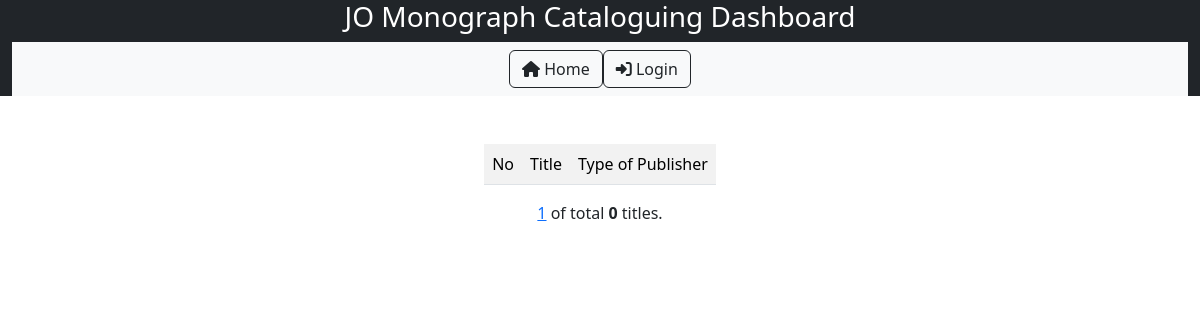
Page /detail_publisher/Government/ on the earlier database version.
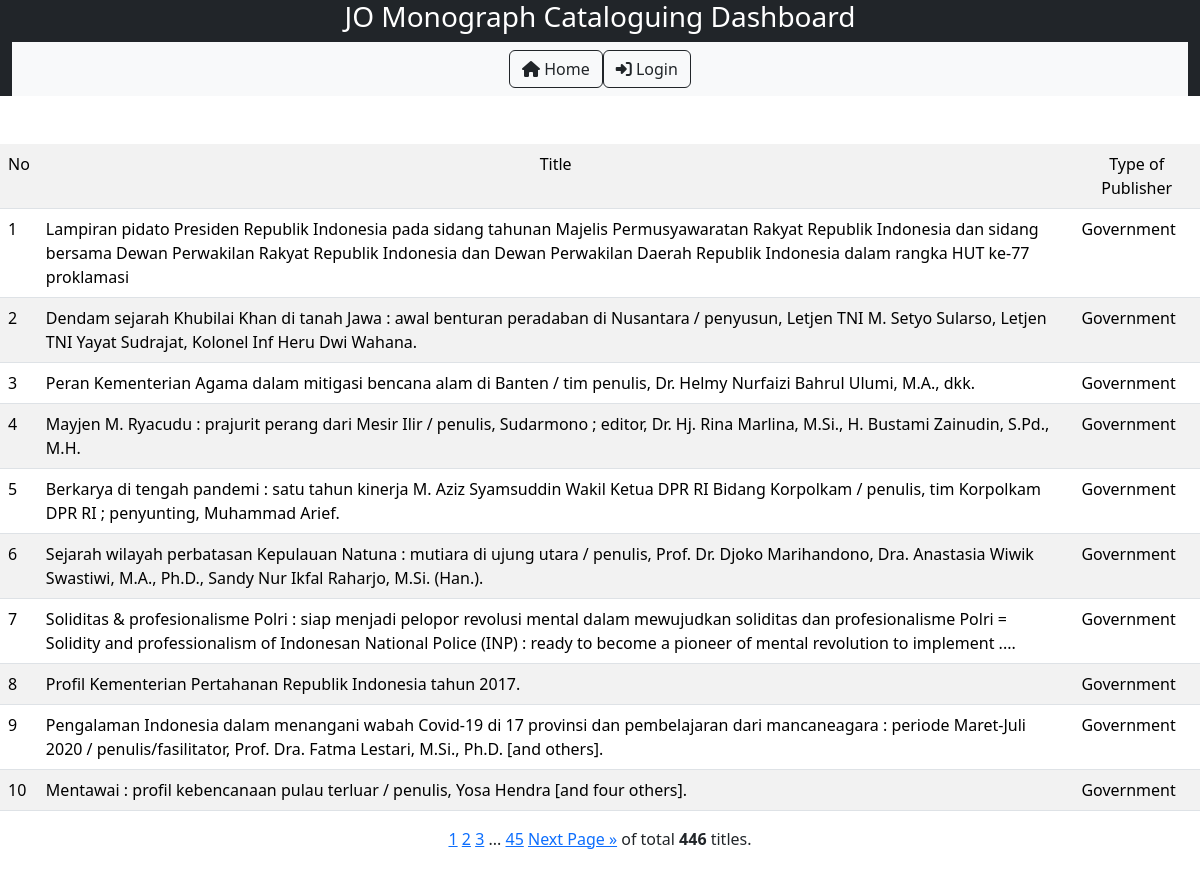
Same page on the later database version.
### nlajkt_cat_stat/models.py (models this page shows)
class Catalogues(models.Model):
    entry_date = models.DateField()
    consignment_no = models.IntegerField(default=469)
    title = models.TextField()
    work_type = models.CharField(max_length=20, choices=[
        ('Original','Original'),
        ('Translation','Translation'),
        ('Adaptation','Adaptation')
        ], default='Original')
    publish_year = models.IntegerField()
    volume = models.CharField(max_length=20, choices=[
        ('Single','Single'),
        ('Multi-complete','Multi-complete'),
        ('Multi-incomplete','Multi-incomplete'),
        ], default='Single')
    copycat = models.CharField(max_length=20, choices=[
        ('Original','Original'),
        ('Partial copycat','Partial copycat'),
        ('Full copycat','Full copycat'),
        ], default='Original')
    ISBN = models.CharField(max_length=20, choices=[
        ('No','No'),
        ('Yes-valid','Yes-valid'),
        ('Yes-invalid','Yes-invalid'),
        ], default='No')
    authorship_type = models.CharField(max_length=50, choices=[
        ('Single author','Single author'),
        ('Collaboration','Collaboration'),
        ('Compilation','Compilation'),
        ('Others','Others')
        ], default='Single')
    language = models.CharField(max_length=50, choices=[
        ('Indonesian','Indonesian'),
        ('English','English'),
        ('Indonesian local','Indonesian local'),
        ('Multi language','Multi language'),
        ('Others','Others')
        ], default='Indonesian')
    bibliography = models.CharField(max_length=20, choices=[
        ('No','No'),
        ('Yes','Yes'),
        ], default='No')
    indexx = models.CharField(max_length=20, choices=[
        ('No','No'),
        ('Yes','Yes'),
        ], default='No')
    publisher_type = models.CharField(max_length=100, choices=[
        ('Commercial','Commercial'),
        ('Government','Government'),
        ('Universities','Universities'),
        ('NGO','NGO'),
        ('International','International'),
        ('Others','Others')
        ], default='Commercial')
    genre = models.CharField(max_length=100, choices=[
        ('General non fiction','General non fiction'),
        ('Fiction-novel','Fiction-novel'),
        ('Fiction-short stories','Fiction-short stories'),
	    ('Fiction-biographic','Fiction-biographic'),
	    ('Fiction-drama','Fiction-drama'),
        ('Poetry','Poetry'),
        ('Folktales','Folktales'),
        ('Biography-single','Biography-single'),
        ('Biography-collective','Biography-collective'),
        ('Biography-auto','Biography-auto'),
        ('Dictionaries','Dictionaries'),
        ('Proceeding','Proceeding'),
        ('Comic, cartoon','Comic, cartoon'),
        ], default='General non fiction')
    format = models.CharField(max_length=100, choices=[
        ('Book-printed','Book-printed'),
        ('Book-electronic','Book-electronic'),
        ('Non book video','Non book video'),
        ('Non book audio','Non book audio'),
        ('Map-single','Map-single'),
        ('Map-atlas','Map-atlas'),
        ('Ephemera','Ephemera')
        ], default='Book-printed')
    size = models.CharField(max_length=10, choices=[
        ('YY','YY'),
        ('YYq', 'YYq'),
        ('YYf','YYf'),
        ('YYp','YYp'),
        ('YYpf','YYpf')
        ],default='YY')
    subject = models.CharField(max_length=50, choices=[
       ('000-Generalities','000-Generalities'),
       ('000-Library science','000-Library science'),
       ('000-Journalism and media','000-Journalism and media'),
       ('100-Philosophy and ethics','100-Philosophy and ethics'),
       ('200-Religions-general','200-Religions-general'),
       ('200-Religion-Islam','200-Religion-Islam'),
       ('200-Religion-Christianity','200-Religion-Christianity'),
       ('200-Religion-Hinduism','200-Religion-Hinduism'),
       ('200-Religion-Buddhism and others','200-Religion-Buddhism and others'),
       ('300-Social-anthropology and sociology','300-Social-anthropology and sociology'),
       ('300-Social-problems and services','300-Social-problems and services'),
       ('300-Social-politics','300-Social-politics'),
       ('300-Social-international relations','300-Social-international relations'),
       ('300-Social-economics-general','300-Social-economics-general'),
       ('300-Social-economics-management','300-Social-economics-management'),
       ('300-Social-economics-resources','300-Social-economics-resources'),
       ('300-Social-economics-policy and development','300-Social-economics-policy and development'),
       ('300-Social-economics-financial and monetary','300-Social-economics-financial and monetary'),
       ('300-Social-economics-industries and production','300-Social-economics-industries and production'),
       ('300-Social-culture','300-Social-culture'),
       ('300-Social-military','300-Social-military'),
       ('300-Social-education','300-Social-education'),
       ('300-Social-law','300-Social-law'),
       ('300-Social-transportation','300-Social-transportation'),
       ('300-Social-public administration','300-Social-public administration'),
       ('300-Social-human rights','300-Social-human rights'),
       ('400-Language-linguistics','400-Language-linguistics'),
       ('400-Language-sociolinguistics','400-Language-sociolinguistics'),
       ('500-Science-general','500-Science-general'),
       ('600-Technology-general','600-Technology-general'),
       ('600-Agriculture and agribusiness','600-Agriculture and agribusiness'),
       ('700-Arts-general','700-Arts-general'),
       ('700-Arts-visual','700-Arts-visual'),
       ('700-Arts-performance','700-Arts-performance'),
       ('700-Arts-music','700-Arts-music'),
       ('700-Architecture','700-Architecture'),
       ('800-Literature-general','800-Literature-general'),
       ('800-Literature-fiction and poetry','800-Literature-fiction and poetry'),
       ('900-History-general','900-History-general'),
       ('900-History-Indonesia','900-History-Indonesia'),
       ('900-Geography and travel','900-Geography and travel'),
       ('900-Biography','900-Biography')
       ], null=True)

### nlajkt_cat_stat/views.py (the view)
# urls.py: path('detail_publisher/<str:publisher_type>/', views.detail_publisher, name='detail_publisher'),
def detail_publisher(request, publisher_type):
    detail_pub = Catalogues.objects.all().filter(publisher_type=publisher_type)
    page = request.GET.get('page', 1)
    paginator = Paginator(detail_pub, 10)
    try:
        paging = paginator.page(page)
    except PageNotAnInteger:
        paging = paginator.page(1)
    except EmptyPage:
        paging = paginator.page(paginator.num_pages)
    template = loader.get_template('detail_publisher.html')
    context = {'paging' : paging,}
    return HttpResponse(template.render(context, request))

### nlajkt_cat_stat/templates/detail_publisher.html
{% extends 'base.html'%}
{% block block1 %}
<br><br><center>
<table style="width: auto;" class="table table-striped">
    <tr bgcolor = 'grey'>
      <b><td>No</td>
        <td align="center">Title</td>
        <td align="center">Type of Publisher</td></b>
    </tr>
    {% for x in paging %}
    <tr>
        <td>{{ forloop.counter0|add:paging.start_index }}</td>
        <td>{{ x.title }}</td>
        <td>{{ x.publisher_type }}</td>
    </tr>
    {% endfor %}
</table>
{% include 'pagination_jakartaoffice.html' %}</center>
<br><br>
{% endblock %}

Differences in the rows shown:
now on this page (row edited): Catalogues: title "Lampiran pidato Presiden Republik Indonesia pada sidang tahunan Majelis Permusyawaratan Rakyat Republik Indonesia dan sidang bersama Dewan Perwakilan Rakyat Republik Indonesia dan Dewan Perwakilan Daerah Republik Indonesia dalam rangka HUT ke-77 proklamasi", publisher_type "Government"
now on this page (row edited): Catalogues: title "Dendam sejarah Khubilai Khan di tanah Jawa : awal benturan peradaban di Nusantara / penyusun, Letjen TNI M. Setyo Sularso, Letjen TNI Yayat Sudrajat, Kolonel Inf Heru Dwi Wahana.", publisher_type "Government"
now on this page (row edited): Catalogues: title "Peran Kementerian Agama dalam mitigasi bencana alam di Banten / tim penulis, Dr. Helmy Nurfaizi Bahrul Ulumi, M.A., dkk.", publisher_type "Government"
now on this page (row edited): Catalogues: title "Mayjen M. Ryacudu : prajurit perang dari Mesir Ilir / penulis, Sudarmono ; editor, Dr. Hj. Rina Marlina, M.Si., H. Bustami Zainudin, S.Pd., M.H.", publisher_type "Government"
now on this page (row edited): Catalogues: title "Berkarya di tengah pandemi : satu tahun kinerja M. Aziz Syamsuddin Wakil Ketua DPR RI Bidang Korpolkam / penulis, tim Korpolkam DPR RI ; penyunting, Muhammad Arief.", publisher_type "Government"
now on this page (row edited): Catalogues: title "Sejarah wilayah perbatasan Kepulauan Natuna : mutiara di ujung utara / penulis, Prof. Dr. Djoko Marihandono, Dra. Anastasia Wiwik Swastiwi, M.A., Ph.D., Sandy Nur Ikfal Raharjo, M.Si. (Han.).", publisher_type "Government"
now on this page (row edited): Catalogues: title "Soliditas & profesionalisme Polri : siap menjadi pelopor revolusi mental dalam mewujudkan soliditas dan profesionalisme Polri = Solidity and professionalism of Indonesan National Police (INP) : ready to become a pioneer of mental revolution to implement ....", publisher_type "Government"
now on this page (row edited): Catalogues: title "Profil Kementerian Pertahanan Republik Indonesia tahun 2017.", publisher_type "Government"
now on this page (row edited): Catalogues: title "Pengalaman Indonesia dalam menangani wabah Covid-19 di 17 provinsi dan pembelajaran dari mancaneagara : periode Maret-Juli 2020 / penulis/fasilitator, Prof. Dra. Fatma Lestari, M.Si., Ph.D. [and others].", publisher_type "Government"
now on this page (row edited): Catalogues: title "Mentawai : profil kebencanaan pulau terluar / penulis, Yosa Hendra [and four others].", publisher_type "Government"
Other differences:
{{ paging.paginator.num_pages }}: (not shown) → "45"
{{ paging.paginator.count }}: "0" → "446"
new list line: "2"
new list line: "3"
text now shown: "... Next Page »"
